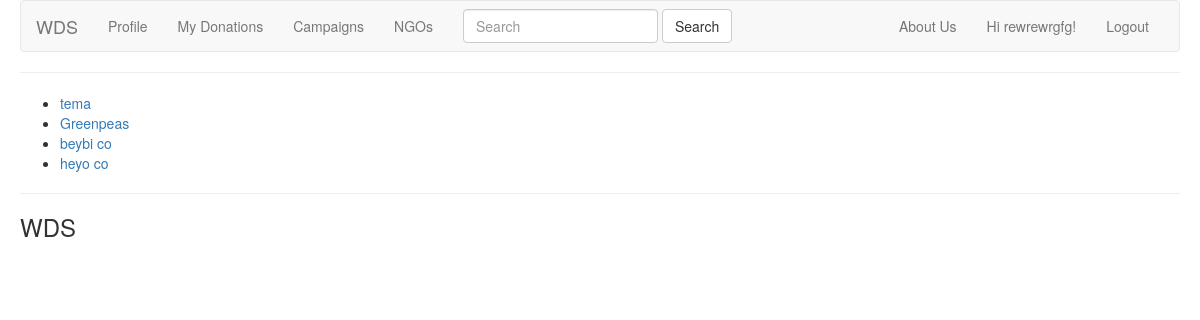
/ngos/ (signed in), run on the app's committed database.
### DonApp/models.py (models this page shows, shortened)
class NGOUser(models.Model):
    user = models.OneToOneField(User, on_delete=models.CASCADE, related_name='ngo_user')
    org_name = models.CharField(max_length=50)
    description = models.TextField(max_length=600)
    org_phone_num = models.CharField(max_length=15)
    contact_mail = models.CharField(max_length=50, validators=[EmailValidator])
    org_website_link = models.CharField(max_length=50, validators=[URLValidator])
    approved = models.BooleanField(default=False)

### DonApp/views.py (the view)
# urls.py: url(r'^ngos/$', views.view_ngos, name='view_ngos'),
def view_ngos(request):
    ngos = NGOUser.objects.all()
    template = loader.get_template('DonApp/ngos.html')
    context = {
        'ngos': ngos,
    }
    return HttpResponse(template.render(context, request))

### DonApp/templates/DonApp/ngos.html
{% extends 'DonApp/base.html' %}
{% block content %}
<ul>
    {% for ngo in ngos %}
    <li><a href="{% url 'view_ngo_detail' pk=ngo.pk %}">{{ ngo.org_name }}</a></li>
    {% endfor %}
</ul>
{% endblock %}

### DonApp/templates/DonApp/base.html (shortened to what this page needs)
<!DOCTYPE html>
<html>
<head>
  <link rel="stylesheet" href="https://maxcdn.bootstrapcdn.com/bootstrap/3.3.7/css/bootstrap.min.css"
>
</head>
<body style="padding-left: 20px; padding-right: 20px">
  <header>
        <nav class="navbar navbar-default">
          <div class="container-fluid">
            <div class="navbar-header">
              <a class="navbar-brand" href="{% url 'index' %}">WDS</a>
            </div>
            <div class="collapse navbar-collapse" id="bs-example-navbar-collapse-1">
              <ul class="nav navbar-nav">
                  {% if user.is_authenticated %}
                      <li><a href="{% url 'view_profile' %}">Profile</a></li>
                      {% if user.ngo_user %}
                          <li><a href="{% url 'my_campaigns' %}">My Campaigns</a></li>
                          <li><a href="{% url 'view_received_donations' %}">Received Donations</a> </li>
                      {% elif user.donator_user %}
                        <li><a href="{%  url 'view_my_donations' %}">My Donations</a> </li>
                      {% endif %}
                  {% endif %}
                <li><a href="{% url 'view_campaigns' %}">Campaigns</a></li>
                <li><a href="{% url 'view_ngos' %}">NGOs</a></li>
              </ul>
              <form class="navbar-form navbar-left">
                <div class="form-group">
                  <input type="text" class="form-control" placeholder="Search">
                </div>
                <button type="submit" class="btn btn-default">Search</button>
              </form>
              <ul class="nav navbar-nav navbar-right">
                    <li><a href="">About Us</a></li>
                  {% if user.is_authenticated %}
                      <li><a>Hi {{ user.username }}!</a></li>
                      <li><a href="{% url 'logout' %}">Logout</a></li>
                  {% else %}
                      <li><a href="{% url 'login' %}">Login</a></li>
                      <li><a href="{% url 'register' %}">Register</a></li>
                  {% endif %}
              </ul>
            </div>
          </div>
        </nav>
  </header>
  <hr>
  <main>
    {% block content %}
    {% endblock %}
  </main>
  <hr>
  <footer>
      <h3>WDS</h3>
  </footer>
</body>
</html>

### data on the page
NGOUser: org_name "tema"
NGOUser: org_name "Greenpeas"
NGOUser: org_name "beybi co"
NGOUser: org_name "heyo co"

### other printed values
{{ user.username }} "rewrewrgfg"
